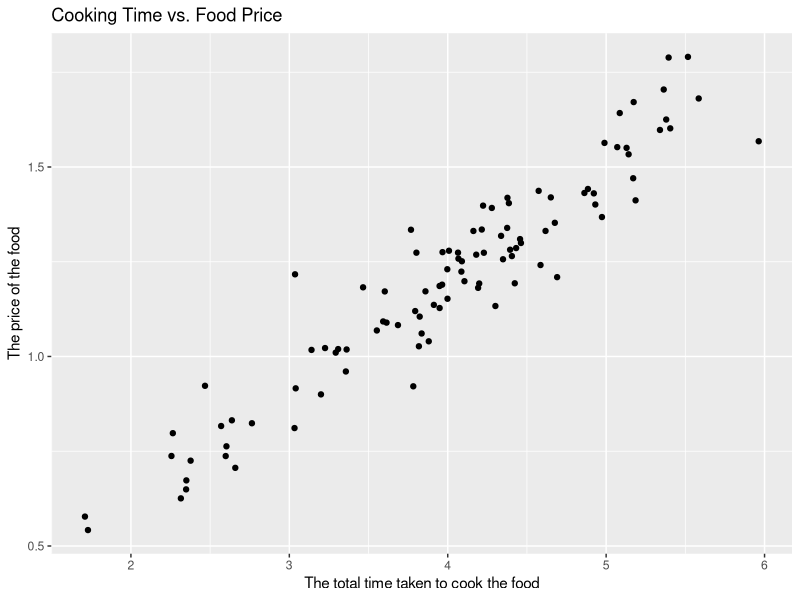

This chart was generated by the following R code:
## ---- chunk 1
library(tidyverse)
# number of observations
n <- 100

# Create tibble
lm_dat <- tibble(
  # draw from normal distribution
  cooking_time = rnorm(n, mean = 4, sd = 1),
  # food_price depends on cooking_time and noise from normal distribution
  food_price= 0.3*cooking_time + rnorm(n, 0, 0.1)
)
## ---- chunk 2
lm_dat
## ---- chunk 3
library(ggplot2)

ggplot(lm_dat, aes(x = cooking_time, y = food_price)) +
  geom_point() +
  labs(title = "Cooking Time vs. Food Price",
       x = "The total time taken to cook the food",
       y = "The price of the food")

